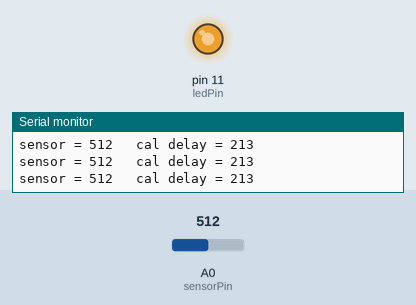
Simulated run of this sketch. Board: Arduino Uno, built with avr-gcc and run on an emulated ATmega328P. On the bench: output pins drawn as LEDs (lit = HIGH), the last lines printed to the serial monitor. Inputs (shaded band) come from the test bench; at power-on: A0 (sensorPin) = 512.

Above: at 1.2 s.
1.3 s: A0 (sensorPin) set to 593
At 2.3 s:
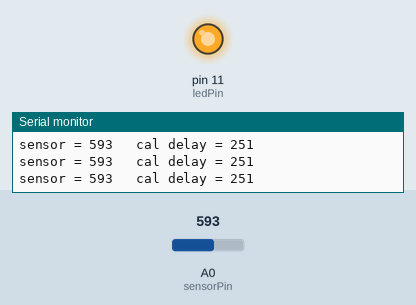
4.3 s: A0 (sensorPin) set to 603
At 5.5 s:
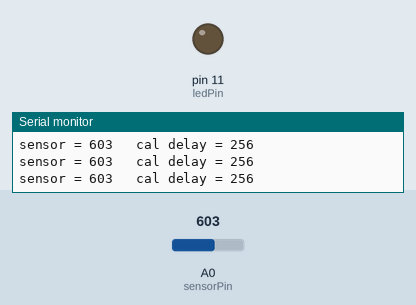
5.8 s: A0 (sensorPin) set to 716
At 6.2 s:
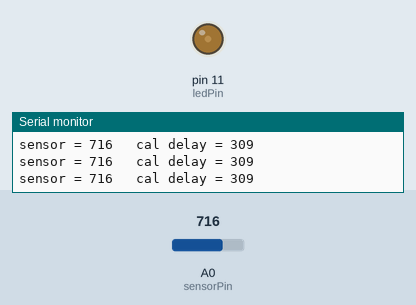
7.3 s: A0 (sensorPin) set to 900
At 8.0 s:
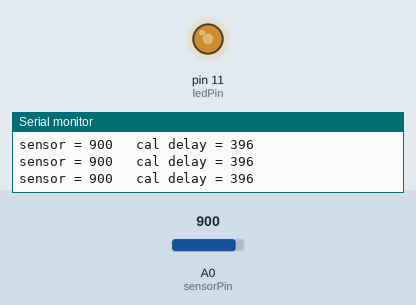
8.8 s: A0 (sensorPin) set to 306
At 9.7 s:
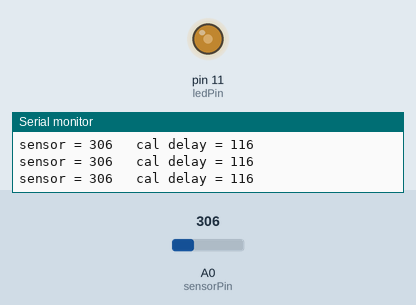
Timing chart, 0 to 11.3 s (numbered marks = the images above; inputs shaded):
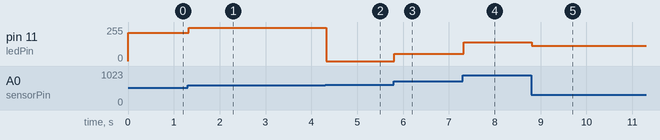

The sketch:

photo_4_calibrated.ino
```cpp
/*
  Photoresistor

 Utilizzare una fotoresistenza come analog input.
 Il comportamento della foto resistenza e' simile
 a un potenziometro: varia la resistenza in base alla
 quantita' di luce.

 Per ottenere valori significativi utilizzare unaresistenza
 da ~5k - 10k ohms in serie con il sensore.

 Questo sketch modifica l'intervallo di intermittenza di un led
 in base alla luminosita' rilevata.

 Schema: https://learn.adafruit.com/assets/460
 */

int sensorPin = A0;    // select the input pin for the potentiometer
int ledPin = 11;      // select the pin for the LED
int sensorValue = 0;  // variable to store the value coming from the sensor

int min = 60;        // valore minimo rilevato dal sensore
int max = 600;        // valore massimo rilevato dal sensore

void setup() {
  // declare the ledPin as an OUTPUT:
  pinMode(ledPin, OUTPUT);
  // initialize serial communications at 9600 bps:
  Serial.begin(9600);
}

void loop() {
  // read the value from the sensor:
  sensorValue = analogRead(sensorPin);
  delay(5); // stabilizziamo il sensore
  int calValue = map(sensorValue,min,max,0,255) ;
  analogWrite(ledPin, calValue);
  // Debug, per disabilitarlo togliere l'inizializzazione della seriale
  // dal setup()
  Serial.print("sensor = " );
  Serial.print(sensorValue);
  Serial.print("\t cal delay = ");
  Serial.println(calValue);
}

/*
Domande:
1. Come fare per costringere la variabile dentro un intervallo stabilito?
2. Come si potrebbe eseguire la calibrazione automaticamente?
.
.
.
.
.
.
.
.
.
.
.
.
.
.
.

1. Utilizzando costrain()
2. Vedi esercizio sucessivo
*/
```

Measured:
- the behaviour switches between 602 and 603 on A0 (sensorPin) (found by bisection; images 1 and 2)
- after the input at 1.3 s, pin 11 (ledPin): 213/255 → 251/255 at once
- after the input at 4.3 s, pin 11 (ledPin): 251/255 → 0/255 at once
- after the input at 5.8 s, pin 11 (ledPin): 0/255 → 53/255 at once
- after the input at 7.3 s, pin 11 (ledPin): 53/255 → 140/255 at once
- after the input at 8.8 s, pin 11 (ledPin): 140/255 → 116/255 at once
